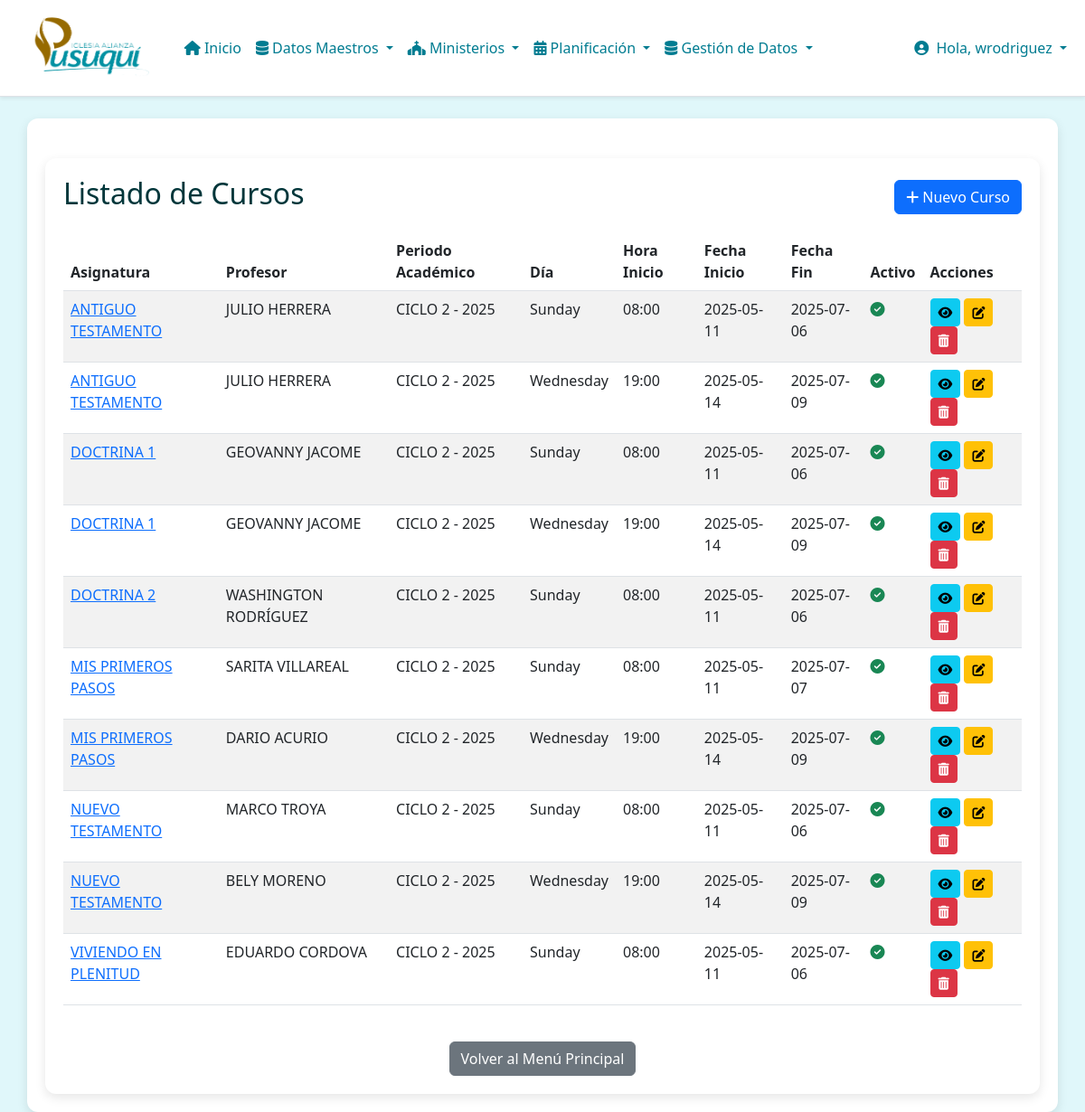
/academia/courses/ (signed in), run on the app's committed database.
### academia/models.py (models this page shows, shortened)
class Course(models.Model):
    class DayOfWeek(models.TextChoices):
        SUNDAY = 'SUN', _('Sunday')
        MONDAY = 'MON', _('Monday')
        TUESDAY = 'TUE', _('Tuesday')
        WEDNESDAY = 'WED', _('Wednesday')
        THURSDAY = 'THU', _('Thursday')
        FRIDAY = 'FRI', _('Friday')
        SATURDAY = 'SAT', _('Saturday')
    subject = models.ForeignKey(Subject, on_delete=models.PROTECT, verbose_name=_("subject"))
    teacher = models.ForeignKey(Teacher, on_delete=models.PROTECT, verbose_name=_("teacher"))
    academic_period = models.CharField(
        _("academic period"),
        max_length=50,
        help_text=_("E.g., '2025 - Ciclo 1', '2025 - C1'")
    )
    day_of_week = models.CharField(
        _("day of week"),
        max_length=3,
        choices=DayOfWeek.choices,
        help_text=_("Day of the week the course is held.")
    )
    start_time = models.TimeField(_("start time"), help_text=_("Format: HH:MM"))
    start_date = models.DateField(_("start date"), validators=[validate_date], help_text=_("Format: YYYY-MM-DD"))
    end_date = models.DateField(
        _("end date"),
        validators=[validate_date],
        blank=True, null=True,
        help_text=_("Calculated automatically if not provided, based on start date and number of lessons.")
    )
    is_active = models.BooleanField(_("is active"), default=True, help_text=_("Is this course currently active?"))
    class Meta:
        verbose_name = _("course")
        verbose_name_plural = _("courses")
        unique_together = ('subject', 'academic_period', 'day_of_week', 'start_time')
        ordering = ['-academic_period', 'subject__name', 'start_date']

class Subject(models.Model):
    name = models.CharField(_("subject name"), max_length=128, unique=True)
    description = models.TextField(_("description"), blank=True)
    number_of_lessons = models.PositiveIntegerField(
        _("number of lessons"),
        default=10,
        help_text=_("Default number of lessons for courses of this subject.")
    )
    class Meta:
        verbose_name = _("subject")
        verbose_name_plural = _("subjects")
        ordering = ['name']

class Teacher(models.Model):
    user = models.OneToOneField(
        User,
        on_delete=models.SET_NULL,
        null=True,
        blank=True,
        verbose_name=_("user account"),
        help_text=_("Link this teacher profile to a Django user account to allow login.")
    )
    name = models.CharField(_("name"), max_length=128)
    surname = models.CharField(_("surname"), max_length=128)
    email = models.EmailField(_("email"), max_length=254, unique=True, null=True, blank=True)
    phone_number = models.CharField(_("phone number"), max_length=20, null=True, blank=True)
    def __str__(self):
        return f"{self.name} {self.surname}"
    class Meta:
        verbose_name = _("teacher")
        verbose_name_plural = _("teachers")
        ordering = ['surname', 'name']

### academia/views.py (the view)
# urls.py: path('courses/', views.CourseListView.as_view(), name='course-list'),
class CourseListView(LoginRequiredMixin,ListView):
    model = Course
    template_name = 'academia/course_list.html'
    context_object_name = 'courses'
    paginate_by = 10
    def get_queryset(self):
        user = self.request.user
        if user.is_superuser:
            return Course.objects.select_related('subject', 'teacher').all()
        try:
            return Course.objects.filter(teacher=user.teacher).select_related('subject', 'teacher')
        except Teacher.DoesNotExist:
            return Course.objects.none()
    def get_context_data(self, **kwargs):
        context = super().get_context_data(**kwargs)
        context['active_page'] = 'courses'
        context['page_title'] = 'Listado de Cursos'
        return context

### iap/context_processors.py (called while the page is built, shortened)
def user_app_permissions(request):
    user = request.user
    if not user.is_authenticated:
        return {}
    app_perms = {
        'can_access_cunakids': False,
        'can_access_academia': False,
        'can_access_alabanza': False,
        'can_access_anfitriones': False,
        'can_access_discipulado': False,
        'can_access_encuentros': False,
        'can_access_jap': False,
        'can_access_multimedia': False,
        'can_access_pusukids': False,
    }
    if user.is_superuser:
        for key in app_perms:
            app_perms[key] = True
    return {'app_perms': app_perms}

### academia/templates/academia/course_list.html (shortened to what this page needs)
{% extends "base.html" %}
{% block body %}
<div class="container mt-4">
    <div class="d-flex justify-content-between align-items-center mb-3">
        <h2>{{ page_title }}</h2>
        <a href="{% url 'academia:course-create' %}" class="btn btn-primary">
            <i class="fas fa-plus"></i> Nuevo Curso
        </a>
    </div>
    {% if courses %}
        <div class="table-responsive">
            <table class="table table-striped table-hover">
                <thead class="thead-dark">
                    <tr>
                        <th>Asignatura</th>
                        <th>Profesor</th>
                        <th>Periodo Académico</th>
                        <th>Día</th>
                        <th>Hora Inicio</th>
                        <th>Fecha Inicio</th>
                        <th>Fecha Fin</th>
                        <th>Activo</th>
                        <th>Acciones</th>
                    </tr>
                </thead>
                <tbody>
                    {% for course in courses %}
                    <tr>
                        <td><a href="{% url 'academia:course-detail' course.pk %}">{{ course.subject.name }}</a></td>
                        <td>{{ course.teacher }}</td>
                        <td>{{ course.academic_period }}</td>
                        <td>{{ course.get_day_of_week_display }}</td>
                        <td>{{ course.start_time|time:"H:i" }}</td>
                        <td>{{ course.start_date|date:"Y-m-d" }}</td>
                        <td>{{ course.end_date|date:"Y-m-d"|default:"N/A" }}</td>
                        <td>{% if course.is_active %}<i class="fas fa-check-circle text-success"></i>{% else %}<i class="fas fa-times-circle text-danger"></i>{% endif %}</td>
                        <td>
                            <a href="{% url 'academia:course-detail' course.pk %}" class="btn btn-info btn-sm" title="Ver Detalles"><i class="fas fa-eye"></i></a>
                            <a href="{% url 'academia:course-update' course.pk %}" class="btn btn-warning btn-sm" title="Editar"><i class="fas fa-edit"></i></a>
                            <a href="{% url 'academia:course-delete' course.pk %}" class="btn btn-danger btn-sm" title="Eliminar"><i class="fas fa-trash-alt"></i></a>
                        </td>
                    </tr>
                    {% endfor %}
                </tbody>
            </table>
        </div>
    {% else %}
        <div class="alert alert-info" role="alert">
            No hay cursos registrados. <a href="{% url 'academia:course-create' %}" class="alert-link">¿Deseas agregar uno nuevo?</a>
        </div>
    {% endif %}
    <div class="mt-4 text-center">
        <a href="{% url 'academia:index' %}" class="btn btn-secondary">Volver al Menú Principal</a>
    </div>
</div>
{% endblock %}

### templates/base.html (shortened to what this page needs)
{% load static %}
<!DOCTYPE html>
<html lang="es">
  <head>
    <link
      rel="stylesheet"
      href="https://cdn.jsdelivr.net/npm/bootstrap@5.3.0/dist/css/bootstrap.min.css"
    />
    <link
      rel="stylesheet"
      href="https://cdnjs.cloudflare.com/ajax/libs/font-awesome/6.4.0/css/all.min.css"
    />
    <link rel="stylesheet" href="{% static 'css/style.css' %}" />
  </head>
  <body>
    <nav
      class="navbar navbar-expand-lg navbar-light bg-white border-bottom shadow-sm"
    >
      <div class="container-fluid">
        <a
          class="navbar-brand d-flex align-items-center"
          href="{% url 'home' %}"
        >
          <img
            src="{% static 'img/logo1.png' %}"
            alt="Logo Pusuqui"
            style="height: 80px; padding-left: 16px"
            class="me-2"
          />
        </a>
        <div class="collapse navbar-collapse" id="menuPrincipal">
          <ul class="navbar-nav me-auto mb-2 mb-lg-0">
            <li class="nav-item">
              <a class="nav-link" href="{% url 'home' %}">
                <i class="fas fa-home"></i> Inicio
              </a>
            </li>
            {% if user.is_superuser or not user.teacher %}
            <li class="nav-item dropdown">
              <a
                class="nav-link dropdown-toggle"
                href="#"
                id="dropdownDatosMaestros"
                role="button"
                data-bs-toggle="dropdown"
                aria-expanded="false"
              >
                <i class="fas fa-database"></i> Datos Maestros
              </a>
            </li>
            <li class="nav-item dropdown">
              <a
                class="nav-link dropdown-toggle"
                href="#"
                id="dropdownMinisterios"
                role="button"
                data-bs-toggle="dropdown"
                aria-expanded="false"
              >
                <i class="fas fa-church"></i> Ministerios
              </a>
            </li>
            <li class="nav-item dropdown">
              <a
                class="nav-link dropdown-toggle"
                href="#"
                id="dropdownPlanificacion"
                role="button"
                data-bs-toggle="dropdown"
                aria-expanded="false"
              >
                <i class="fas fa-calendar-alt"></i> Planificación
              </a>
            </li>
            <li class="nav-item dropdown">
              <a
                class="nav-link dropdown-toggle"
                href="#"
                id="dropdownGestionDatos"
                role="button"
                data-bs-toggle="dropdown"
                aria-expanded="false"
              >
                <i class="fas fa-database"></i> Gestión de Datos
              </a>
            </li>
            {% endif %}
          </ul>
          <ul class="navbar-nav ms-auto mb-2 mb-lg-0">
            {% if user.is_authenticated %}
            <li class="nav-item dropdown">
              <a class="nav-link dropdown-toggle" href="#" id="navbarUserDropdown" role="button" data-bs-toggle="dropdown" aria-expanded="false">
                <i class="fas fa-user-circle me-1"></i> Hola, {{ user.username }}
              </a>
            </li>
            {% else %}
            <li class="nav-item">
              <a class="nav-link" href="{% url 'account:login' %}">
                <i class="fas fa-sign-in-alt me-1"></i> Iniciar Sesión
              </a>
            </li>
            {% endif %}
          </ul>
        </div>
      </div>
    </nav>
    <div class="container mt-4">
      {% block body %} {% endblock %}
    </div>
  </body>
</html>

### static/css/style.css (style rules this page uses)
:root { --bs-primary: #00363A; --bs-primary-rgb: 0, 54, 58; }
body { background-color: #e0f7fa; color: #00363a; font-family: 'Segoe UI', Tahoma, Geneva, Verdana, sans-serif; }
.navbar { background-color: #ffffff !important; border-bottom: 2px solid #00acc1; box-shadow: 0 2px 10px rgba(0,0,0,0.1); }
.navbar-brand img { transition: transform 0.3s ease; }
.navbar .nav-link { color: #007c91 !important; font-weight: 500; }
.container { background-color: #ffffff; border-radius: 12px; padding: 20px; box-shadow: 0 4px 12px rgba(0, 0, 0, 0.1); }

### data on the page
Course: subject.name "ANTIGUO TESTAMENTO", teacher "JULIO HERRERA", academic_period "CICLO 2 - 2025", day_of_week "Sunday", start_time "08:00", start_date "2025-05-11", end_date "2025-07-06", is_active True (drawn)
Course: subject.name "ANTIGUO TESTAMENTO", teacher "JULIO HERRERA", academic_period "CICLO 2 - 2025", day_of_week "Wednesday", start_time "19:00", start_date "2025-05-14", end_date "2025-07-09", is_active True (drawn)
Course: subject.name "DOCTRINA 1", teacher "GEOVANNY JACOME", academic_period "CICLO 2 - 2025", day_of_week "Sunday", start_time "08:00", start_date "2025-05-11", end_date "2025-07-06", is_active True (drawn)
Course: subject.name "DOCTRINA 1", teacher "GEOVANNY JACOME", academic_period "CICLO 2 - 2025", day_of_week "Wednesday", start_time "19:00", start_date "2025-05-14", end_date "2025-07-09", is_active True (drawn)
Course: subject.name "DOCTRINA 2", teacher "WASHINGTON RODRÍGUEZ", academic_period "CICLO 2 - 2025", day_of_week "Sunday", start_time "08:00", start_date "2025-05-11", end_date "2025-07-06", is_active True (drawn)
Course: subject.name "MIS PRIMEROS PASOS", teacher "SARITA VILLAREAL", academic_period "CICLO 2 - 2025", day_of_week "Sunday", start_time "08:00", start_date "2025-05-11", end_date "2025-07-07", is_active True (drawn)
Course: subject.name "MIS PRIMEROS PASOS", teacher "DARIO ACURIO", academic_period "CICLO 2 - 2025", day_of_week "Wednesday", start_time "19:00", start_date "2025-05-14", end_date "2025-07-09", is_active True (drawn)
Course: subject.name "NUEVO TESTAMENTO", teacher "MARCO TROYA", academic_period "CICLO 2 - 2025", day_of_week "Sunday", start_time "08:00", start_date "2025-05-11", end_date "2025-07-06", is_active True (drawn)
Course: subject.name "NUEVO TESTAMENTO", teacher "BELY MORENO", academic_period "CICLO 2 - 2025", day_of_week "Wednesday", start_time "19:00", start_date "2025-05-14", end_date "2025-07-09", is_active True (drawn)
Course: subject.name "VIVIENDO EN PLENITUD", teacher "EDUARDO CORDOVA", academic_period "CICLO 2 - 2025", day_of_week "Sunday", start_time "08:00", start_date "2025-05-11", end_date "2025-07-06", is_active True (drawn)

### other printed values
{{ user.username }} "wrodriguez"
{{ page_title }} "Listado de Cursos"
